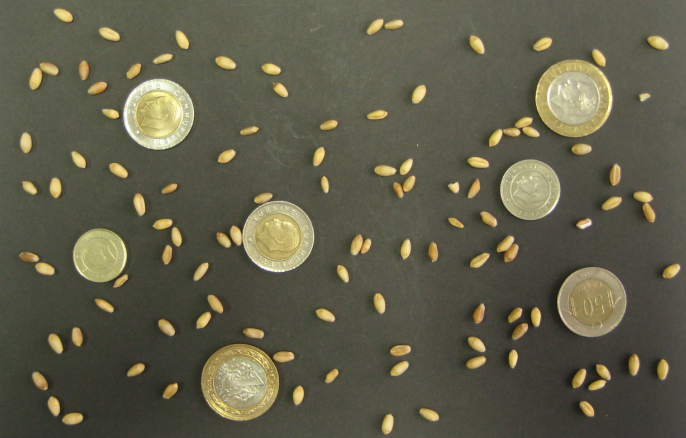
%> input picture Matlab/The difference of money and wheat/test2.bmp, 686 x 438 px
$ octave runme_diff.m   (GNU Octave 9; MATLAB toolbox functions it lacks are replaced by stand-ins)
%> lines starting %> are read from the running program, lines starting %| are printed output that depends on the picture; in (x1, y1, x2, y2) boxes, pixels count from 0 and x2, y2 are one past the last pixel; in counts of white or black regions, pixels touching at a corner belong together; the program's own positions count from 1
im1 = imread('test2.bmp');
%> im1 is the input picture: size 438x686x3 uint8; mean R, G, B 96, 93.8, 74.1
bw = im2bw(im1,0.44);
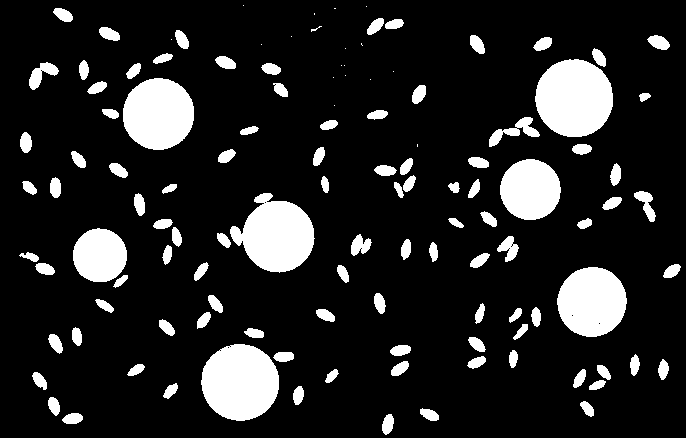
%> bw: size 438x686 logical; 14.2% white; 122 white regions (18 under 20 px), largest, box (x1, y1, x2, y2) and area: (535, 59, 613, 137) 4777, (201, 344, 279, 421) 4687, (230, 193, 315, 273) 4363
bw = imfill(bw,'holes');
%> bw: size 438x686 logical; 14.2% white; 122 white regions (18 under 20 px), largest, box (x1, y1, x2, y2) and area: (535, 59, 613, 137) 4777, (201, 344, 279, 421) 4690, (230, 193, 315, 273) 4364
bw = bwareaopen(bw,30);
SE =strel('square', 1);
bw2 = imerode(bw,SE);
[L,num] = bwlabel(bw2);
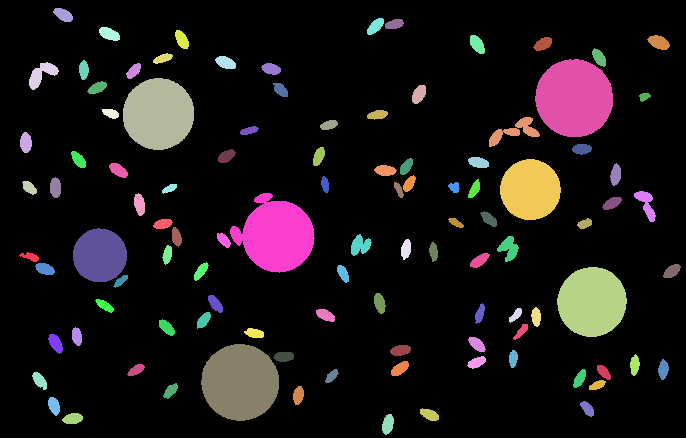
%> L: size 438x686 double; 105 distinct labels, from 0 to 104; one colour per label, 0 black
%> num = 104
stats = regionprops(bw2, 'Area');
%> stats = 104 regions; largest, Area: 4777, 4690, 4364, 4032, 3808
bugday = 0;
count = 0;
for n=1:num
        a = stats(n).Area;
        switch logical(true)
            case a> 4600
                 count = count + 1;
            case a >3000  &&  a < 4500
                count = count + 0.5;
            case a >2600 &&  a < 3000
                count = count + 0.10;
            case a > 2200 &&  a < 2500
                count = count + 0.05;
            otherwise
                 bugday = bugday + 1;
        end
end
%> this loop made 104 passes
%> (a, count) on passes 14, 22, 36, 41: (2294, 0.05), (4032, 0.55), (4690, 1.55), (4364, 2.05)
%> a on passes 1 to 6: 108, 195, 134, 385, 164, 177
%> after the loop, bugday = 97; count = 3.65
imshow(im1);
title(['Toplam para miktarý = ',num2str(count),' TL   Toplam Bugday Miktari = ',num2str(bugday)]);
